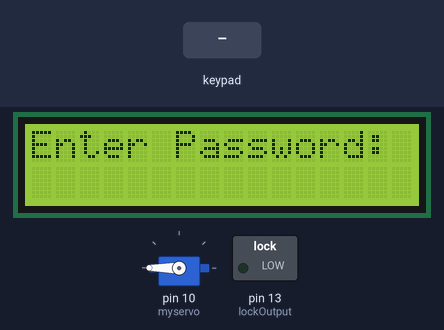
Bench run of a sketch on a simulated Arduino Uno, built with avr-gcc and run on an emulated ATmega328P. Parts: 16×2 character LCD, servo, switched loads named in the sketch (green lamp = pin HIGH). The inputs (shaded band) are chosen by the test bench.

Above: at 3.0 s.
3.1 s: keypad keys A B C 7 8 9 0 pressed 0.4 s apart
At 3.3 s:
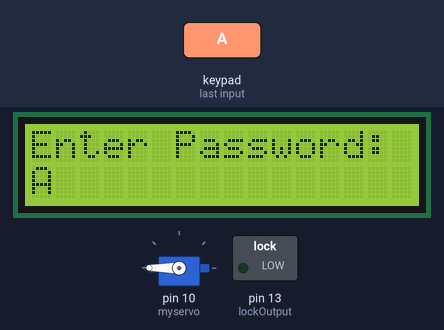
At 8.6 s:
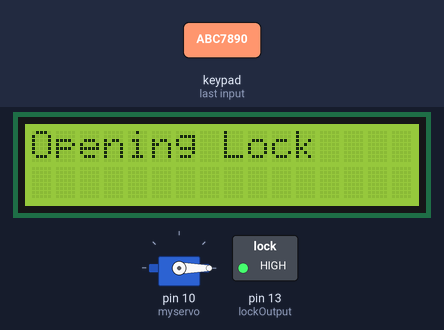
Timing chart, 0 to 19.1 s (numbered marks = the images above; inputs shaded):
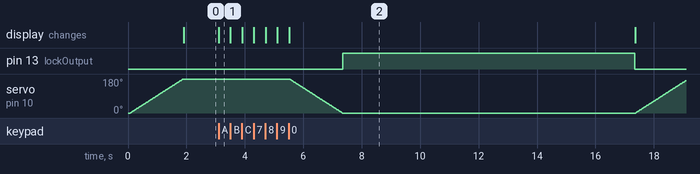

Measured:
- after the input at 3.1 s, pin 13 (lockOutput): LOW → HIGH after 4.2 s, → LOW 10.0 s later; the display: changes at once (image 1)

The sketch:

kavi_LOCKING_PROJECT_IMPORTANT.ino
```cpp
/*
  Matrix Keypad Combination Lock Demo
  keypad-demo-lock.ino
  Combination lock using 4x4 matrix membrane keypad with Arduino
  Results on LCD display
  Drives relay

  DroneBot Workshop 2020
  https://dronebotworkshop.com

  Based upon code from https://www.circuitbasics.com/

*/

// Include Arduino Wire library for I2C
#include <Wire.h>
// Include LCD display library for I2C
#include <LiquidCrystal_I2C.h>
// Include Keypad library
#include <Keypad.h>
#include <Servo.h>


// Length of password + 1 for null character
#define Password_Length 8
// Character to hold password input
char Data[Password_Length];
// Password
char Master[Password_Length] = "ABC7890";

// Pin connected to lock relay input
int lockOutput = 13;

// Counter for character entries
byte data_count = 0;

// Character to hold key input
char customKey;

// Constants for row and column sizes
const byte ROWS = 4;
const byte COLS = 4;

Servo myservo;
int pos = 0;

// Array to represent keys on keypad
char hexaKeys[ROWS][COLS] = {
  {'1', '2', '3', 'A'},
  {'4', '5', '6', 'B'},
  {'7', '8', '9', 'C'},
  {'*', '0', '#', 'D'}
};

// Connections to Arduino
byte rowPins[ROWS] = {9, 8, 7, 6};
byte colPins[COLS] = {5, 4, 3, 2};

// Create keypad object
Keypad customKeypad = Keypad(makeKeymap(hexaKeys), rowPins, colPins, ROWS, COLS);

// Create LCD object
//LiquidCrystal_I2C lcd(0x3F, 16, 2);
LiquidCrystal_I2C lcd(0x27, 16, 2);


void setup() {
  // Setup LCD with backlight and initialize
  lcd.backlight();
  lcd.init();

  // Set lockOutput as an OUTPUT pin
  pinMode(lockOutput, OUTPUT);
  myservo.attach(10);  // attaches the servo on pin 10 to the servo object
  closeLock();
}


void loop() {

  // Initialize LCD and print
  lcd.setCursor(0, 0);
  lcd.print("Enter Password:");

  // Look for keypress
  customKey = customKeypad.getKey();
  if (customKey) {
    // Enter keypress into array and increment counter
    Data[data_count] = customKey;
    lcd.setCursor(data_count, 1);
    lcd.print(Data[data_count]);
    data_count++;
  }


  // See if we have reached the password length
  if (data_count == Password_Length - 1) {
    lcd.clear();

    if (!strcmp(Data, Master)) {
      // Password is correct
      lcd.print("Opening Lock");

      openLock();

      // Turn on relay for 5 seconds
      digitalWrite(lockOutput, HIGH);
      delay(10000);
      lcd.clear();

      digitalWrite(lockOutput, LOW);
       lcd.clear();
       lcd.print("Closing Lock");
    closeLock();


    }
    else {
      // Password is incorrect
      lcd.print("Incorrect");
      delay(1000);
    }

    // Clear data and LCD display
    lcd.clear();
    clearData();
  }
}

void clearData() {
  // Go through array and clear data
  while (data_count != 0) {
    Data[data_count--] = 0;
  }
  return;
}


void openLock() {
       for (pos = 180; pos >= 0; pos -= 1) { // goes from 360 degrees to 0 degrees
          myservo.write(pos);              // tell servo to go to position in variable 'pos'
          delay(10);                       // waits 15ms for the servo to reach the position
        }
}

void closeLock() {
       for (pos = 0; pos <= 180; pos += 1) { // goes from 0 degrees to 360 degrees
    // in steps of 1 degree
      myservo.write(pos);              // tell servo to go to position in variable 'pos'
      delay(10);
     }
}
```
